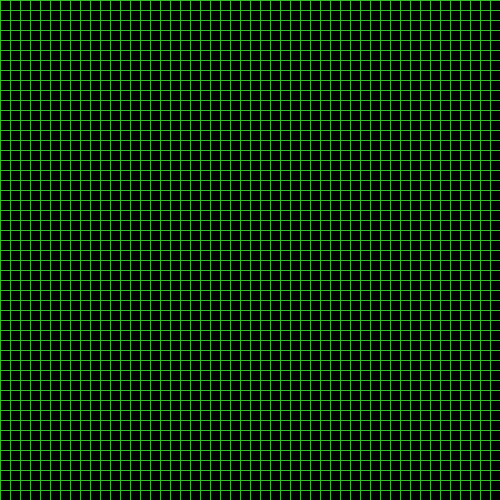
Frame 1 (no input)
Frame 60 (the mouse pressed at the canvas centre just before this capture): identical to frame 1, image omitted
Frame 120 (the mouse held since frame 60 and released just before this capture): identical to frame 1, image omitted

The Processing sketch that drew this single still picture (run headless with seeded random() and noise(); from frame 60 on, the mouse is pressed at the canvas centre):

// Processing sketch: processing_65154
// ── processing_65154.pde

//This sketch should be uploaded to OpenProcessing

//The current grid
boolean[][] grid = new boolean[50][50];
//The saved grids (an array of 2D arrays)
boolean[][][] saveGrid = new boolean[10][50][50];

void setup() {
  size(500, 500);
  
  //Set the default grid to be one of the grids
  grid = saveGrid[1];
}

void draw() {
  //Display the bacground and the grid
  drawBackground();
  //Display the rectangles inside the grid
  drawGrid();
}

void drawBackground() {
  background(0);
  stroke(51, 191, 42);
  
  //Draw a simple grid
  for(int i = 0; i < width; i += 10) {
    line(i, 0, i, 500);
    line(0, i, 500, i);
  }
}

void drawGrid() {
  //Loop through the grid elements
  for(int i = 0; i < 50; i += 1) {
    for(int j = 0; j < 50; j += 1) {
      //If the grid value is true, fill with green
      if(grid[i][j]) fill(51, 191, 42);
      //If not, fill with black
      else fill(0);
      
      //Display the rectangle
      rect(i * 10, j * 10, i + 10 * 10, j + 10 * 10);
    }
  }
}

void keyReleased() {
  if(key != CODED) {
    //Check to see if the character is a valid integer
    if(Character.isDigit(key)) {
      //Find the integer value from the char value by subtracting 42
      grid = saveGrid[key - 48];
    }
  }
}

void mouseClicked() {
  //Assign the current grid element to be the opposite of itself
  grid[(int) mouseX / 10][(int) mouseY / 10] = !grid[(int) mouseX / 10][(int) mouseY / 10];
}
